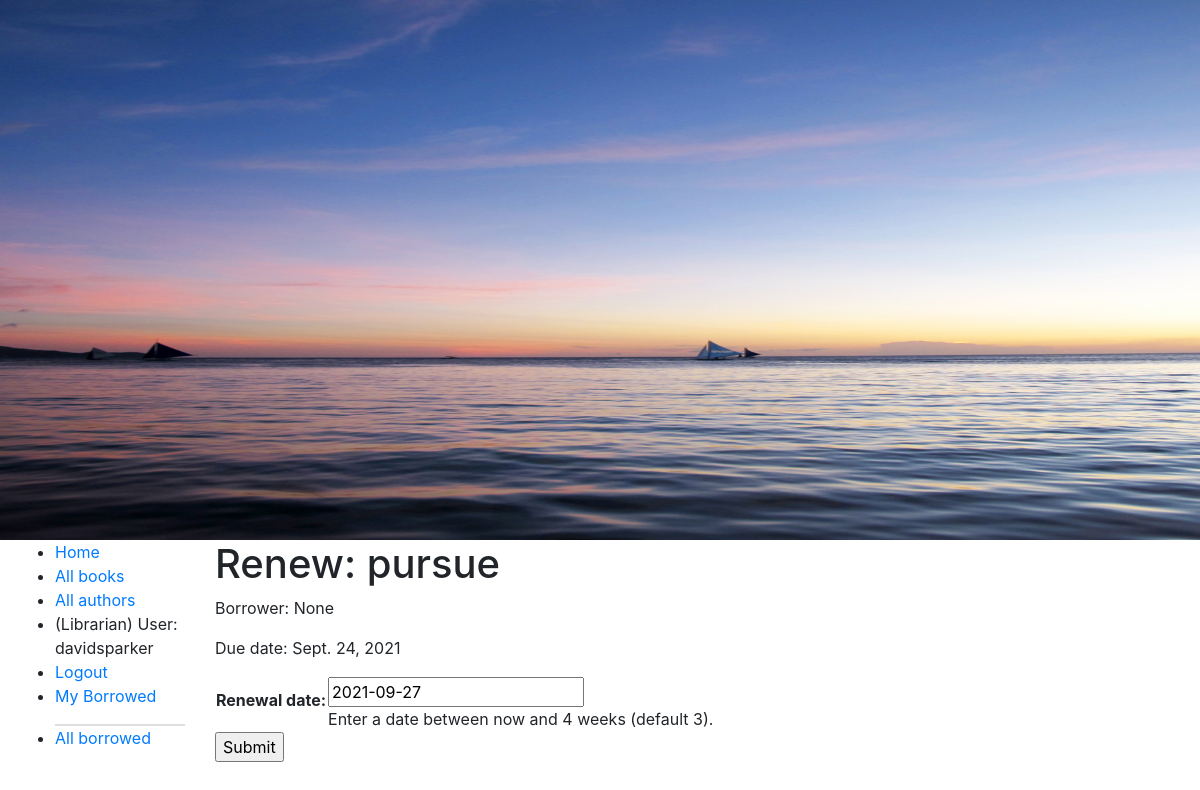
The app's page /catalog/book/855cc96c-0141-41a0-b5e8-1d73089d7cfc/renew/ (signed in) with its own data.
### catalog/models.py (models this page shows, shortened)
class BookInstance(models.Model):
    id = models.UUIDField(primary_key=True, default=uuid.uuid4,
            help_text='Unique id for this particular book accross while library')
    book = models.ForeignKey('Book', on_delete=models.RESTRICT, null=True)
    imprint = models.CharField(max_length=200)
    due_back = models.DateField(null=True, blank=True)
    borrower = models.ForeignKey(User, on_delete=models.SET_NULL, null=True, blank=True)
    LOAN_STATUS = (
        ('m', 'Maintenance'),
        ('o', 'On loan'),
        ('a', 'Available'),
        ('r', 'Reserved'),
    )
    status = models.CharField(
        max_length=1,
        choices=LOAN_STATUS,
        blank=True,
        default='m',
        help_text = 'Book availability',
    )
    class Meta:
        ordering = ['due_back']
        permissions = (("can_mark_returned", "Set book as returned"),)
    @property
    def is_overdue(self):
        if (self.due_back and date.today() > self.due_back):
            return True
        return False

class Book(models.Model):
    title = models.CharField(max_length=64, unique=True)
    author = models.ForeignKey('Author', on_delete=models.SET_NULL, null=True)
    summary = models.TextField(max_length=1000,
            help_text = 'Enter a brief description of the book')
    isbn = models.CharField('ISBN', max_length=13, unique=True,
            help_text = '13 Character <a href="https://www.isbn-international.org/content/what-isbn">ISBN number</a>')
    genre = models.ManyToManyField(Genre, help_text='Select a genre for this book')
    language = models.ForeignKey(Language, on_delete=models.SET_NULL, null=True, blank=True)
    def display_genre(self):
        """Create a string for the Genre. This is required to display genre in admin."""
        return ', '.join(genre.name for genre in self.genre.all()[:3])
    display_genre.short_description = 'Genre'

### catalog/views.py (the view)
# urls.py: path('book/<uuid:pk>/renew/', views.renew_book_librarian, name = 'renew-book-librarian'),
@login_required
@permission_required('catalog.can_mark_returned', raise_exception=True)
def renew_book_librarian(request, pk):
    book_instance = get_object_or_404(BookInstance, pk=pk)
    if request.method == 'POST':
        form = RenewBookForm(request.POST)
        if form.is_valid():
            book_instance.due_back = form.cleaned_data['renewal_date']
            book_instance.save()
            return HttpResponseRedirect(reverse('all-borrowed') )
    else:
        proposed_renewal_date = datetime.date.today() + datetime.timedelta(weeks=3)
        form = RenewBookForm(initial={'renewal_date': proposed_renewal_date})
    context = {
        'form': form,
        'book_instance': book_instance,
    }
    return render(request, 'catalog/book_renew_librarian.html', context)

### catalog/forms.py (shortened to what this page needs)
class RenewBookForm(forms.Form):
    renewal_date = forms.DateField(help_text='Enter a date between now and 4 weeks (default 3).')

### catalog/templates/catalog/book_renew_librarian.html (shortened to what this page needs)
{% extends 'base.html' %}
{% block content %}
  <h1>Renew: {{ book_instance.book.title }}</h1>
  <p>Borrower: {{ book_instance.borrower }}</p>
  <p{% if book_instance.is_overdue %} class="text-danger"{% endif %}>Due date: {{ book_instance.due_back }}</p>
  <form action="" method="post">
    <table>
    {{ form.as_table }}
    </table>
    <input type="submit" value="Submit">
  </form>
{% endblock %}

### catalog/templates/base.html (shortened to what this page needs)
<!DOCTYPE html>
<html lang="en">
<head>
  <link rel="stylesheet" href="https://cdn.jsdelivr.net/npm/bootstrap@4.5.3/dist/css/bootstrap.min.css">
  {% load static %}
  <link rel="stylesheet" href="{% static 'css/styles.css' %}">
  <img src="{% static 'catalog/images/local_library_model_uml.png' %}" alt="UML diagram" style="width:100%;height:540px;">
</head>
<body>
  <div class="container-fluid">
    <div class="row">
      <div class="col-sm-2">
      {% block sidebar %}
        <ul class="sidebar-nav">
          <li><a href="{% url 'index' %}">Home</a></li>
          <li><a href="{% url 'books' %}">All books</a></li>
          <li><a href="{% url 'authors' %}"> All authors</a></li>
          {% if user.is_authenticated %}
            <li>{% if perms.catalog.can_mark_returned %}(Librarian){%endif%}
                User: {{ user.get_username }}</li>
            <li><a href="{% url 'logout'%}?next={{request.path}}">Logout</a></li>
            <li><a href="{% url 'my-borrowed' %}">My Borrowed</a></li>
            {% if perms.catalog.can_mark_returned %}
                <li style="margin-top:1rem; border-top:2px solid #DEDEDE">
                    <a href="{% url 'all-borrowed' %}">All borrowed</a>
                </li>
            {% endif %}
          {% else %}
            <li><a href="{% url 'login'%}?next={{request.path}}">Login</a></li>
          {% endif %}
        </ul>
     {% endblock %}
      </div>
      <div class="col-sm-10 ">{% block content %}{% endblock %}</div>
    </div>
  </div>
</body>
</html>

### records on screen
BookInstance: book "pursue", borrower "None", due_back "Sept. 24, 2021"

### other values on screen
{{ user.get_username }} "davidsparker"
